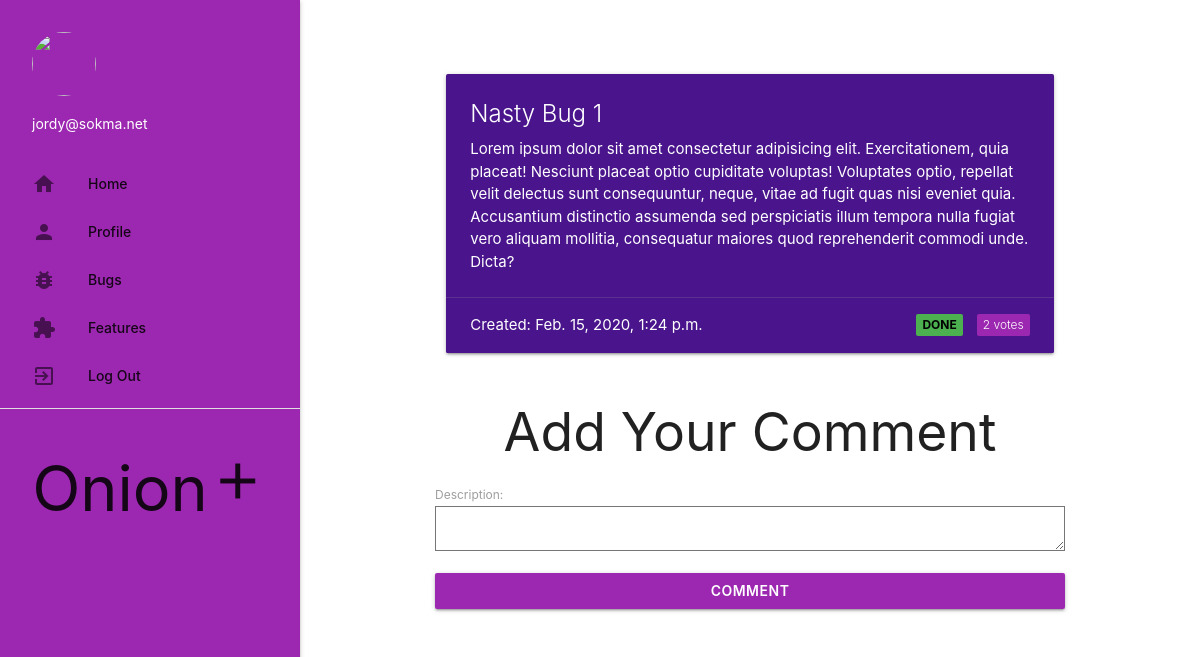
The page /tickets/4/1/ (signed in) on the database its author committed.
### tickets/models.py (models this page shows, shortened)
class Ticket(models.Model):
    BUG = 'BUG'
    FEATURE = 'FEATURE'
    TICKET_TYPE_CHOICES = (
        (BUG, 'Bug'),
        (FEATURE, 'Feature'),
    )
    TODO = 'TODO'
    DOING = 'DOING'
    DONE = 'DONE'
    STATUS_CHOICES = (
        (TODO, 'To Do'),
        (DOING, 'Doing'),
        (DONE, 'Done'),
    )
    ticket_type = models.CharField(
        max_length=7,
        choices=TICKET_TYPE_CHOICES,
        default=FEATURE,
    )
    user_id = models.IntegerField(default=5555)
    subject = models.CharField(max_length=254)
    description = models.TextField()
    creation_ts = models.DateTimeField(auto_now_add=True)
    number_votes = models.IntegerField(default=0)
    status = models.CharField(
        max_length=5,
        choices=STATUS_CHOICES,
        default=TODO,
    )

### tickets/views.py (the view)
# urls.py: url(r'^(?P<pk>\d+)/(?P<uid>\d+)/$', add_comment, name='add_comment'),
@login_required()
def add_comment(request, pk, uid):
    ticket = get_object_or_404(Ticket, pk=pk) if pk else None
    if request.method == "POST":
        form = CommentForm(request.POST)
        if form.is_valid():
            form.save()
            messages.success(request, "Comment added")
            return redirect('show_comments', pk)
    else:
        form = CommentForm(initial={'ticket_id': pk, 'user_id': uid})
        return render(request, "commentform.html", {'ticket': ticket, 'form': form})

### tickets/forms.py
class CommentForm(forms.ModelForm):
    class Meta:
        model = Comment
        fields = ('user_id', 'ticket_id', 'description')
        widgets = {
            'user_id': forms.HiddenInput(),
            'ticket_id': forms.HiddenInput(),
            'description': forms.Textarea(attrs={'rows':100, 'cols':15})
            }

### tickets/templates/commentform.html (shortened to what this page needs)
{% extends 'base.html' %}
{% block content %}
<div class="row">
    <div class="col s12">
        <div class="card purple darken-4">
            <div class="card-content white-text">
                <span class="card-title">{{ ticket.subject }}</span>
                <p>{{ ticket.description }}</p>
            </div>
            <div class="card-action">
                {% if ticket.ticket_type == 'FEATURE' %}
                <span id="funding" class="new badge purple" data-badge-caption="funded">{% widthratio ticket.number_votes 100 1 %} €</span>
                {% else %}
                <span class="new badge purple" data-badge-caption="votes">{{ ticket.number_votes }}</span>
                {% endif %}
                <span id="ticketStatus{{ ticket.status }}" class="new badge purple" data-badge-caption="">{{ ticket.status }}</span>
                <span class="white-text">Created: {{ ticket.creation_ts }}</span>
            </div>
        </div>
    </div>
</div>
<h2 class="center-align">Add Your Comment</h2>
<form method="POST" enctype="multipart/form-data">
    {{ form }}
    <button type="submit" class="btn purple">Comment</button>
</form>
{% endblock %}

### templates/base.html (shortened to what this page needs)
{% load staticfiles %}
<!DOCTYPE html>
<html lang="en">
<head>
    <link rel="stylesheet" href="https://cdnjs.cloudflare.com/ajax/libs/materialize/1.0.0/css/materialize.min.css">
    <link rel="stylesheet" href="{% static 'css/style.css' %}" type="text/css">
    <link rel="stylesheet" href="{% static 'css/global.css' %}" />
</head>
<body>
    <ul id="slide-out" class="sidenav sidenav-fixed purple">
        <li>
            <div class="user-view">
                <div class="background">
                </div>
                <a href="#user"><img class="circle" src=""></a>
                <a href="#email"><span class="white-text email">{{ user.email }}</span></a>
            </div>
        </li>
        <li><a class="waves-effect" href="{% url 'index' %}"><i class="material-icons">home</i>Home</a></li>
        {% if user.is_authenticated %}
        <li><a class="waves-effect" href="{% url 'profile' %}"><i class="material-icons">person</i>Profile</a></li>
        {% endif %}
        <li><a class="waves-effect" href="{% url 'bugs' %}"><i class="material-icons">bug_report</i>Bugs</a></li>
        <li><a class="waves-effect" href="{% url 'features' %}"><i class="material-icons">extension</i>Features</a></li>
        {% if user.is_authenticated %}
        <li><a class="waves-effect" href="{% url 'logout' %}"><i class="material-icons">exit_to_app</i>Log Out</a></li>
        {% endif %}
        <li>
            <div class="divider"></div>
        </li>
        <div class="center-align">
            <h1>Onion<i class="medium material-icons">add</i></h1>
        </div>
    </ul>
    <a href="#" data-target="slide-out" class="sidenav-trigger"></a>
    <main>
        <div class="container">
            {% block content %} {% endblock %}
        </div>
    </main>
</body>
</html>

### static/css/style.css (style rules this page uses)
header, main, footer { padding-left: 300px; }
#ticketStatusDONE { margin-left: 10px; background-color: #4caf50 !important; color: black; font-weight: 700; }

### static/css/global.css (style rules this page uses)
:root { --body-color: rgb(247, 250, 252); --button-color: rgb(30, 166, 114); --accent-color: #0a721b; --link-color: #ffffff; --font-color: rgb(105, 115, 134); --radius: 6px; --form-width: 400px; }
* { box-sizing: border-box; }
body { -webkit-font-smoothing: antialiased; }
button { background: var(--accent-color); border-radius: var(--radius); color: white; border: 0; padding: 12px 16px; margin-top: 16px; font-weight: 600; cursor: pointer; transition: all 0.2s ease; display: block; box-shadow: 0px 4px 5.5px 0px rgba(0, 0, 0, 0.07); width: 100%; }
a { color: var(--link-color); text-decoration: none; transition: all 0.2s ease; }

### rows shown on the page
Ticket: subject "Nasty Bug 1", description "Lorem ipsum dolor sit amet consectetur adipisicing elit. Exercitationem, quia placeat! Nesciunt placeat optio cupiditate voluptas! Voluptates optio, repellat velit delectus sunt consequuntur, neque, vitae ad fugit quas nisi eveniet quia. Accusantium distinctio assumenda sed perspiciatis illum tempora nulla fugiat vero aliquam mollitia, consequatur maiores quod reprehenderit commodi unde. Dicta?", number_votes "2", status "DONE", creation_ts "Feb. 15, 2020, 1:24 p.m."

### other values the page prints
{{ user.email }} "jordy@sokma.net"
